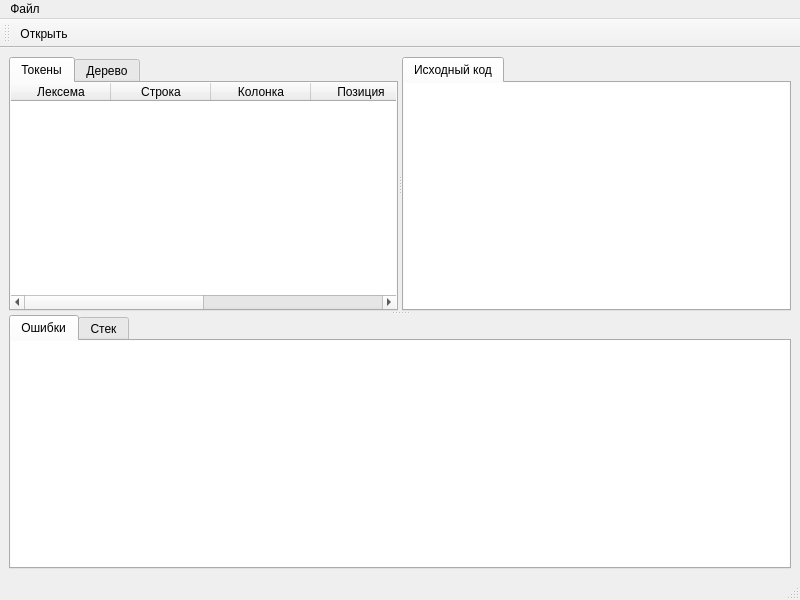
<?xml version="1.0" encoding="UTF-8"?>
<ui version="4.0">
 <class>MainWindow</class>
 <widget class="QMainWindow" name="MainWindow">
  <property name="geometry">
   <rect>
    <x>0</x>
    <y>0</y>
    <width>800</width>
    <height>600</height>
   </rect>
  </property>
  <property name="windowTitle">
   <string>MainWindow</string>
  </property>
  <widget class="QWidget" name="centralwidget">
   <layout class="QVBoxLayout" name="verticalLayout">
    <item>
     <widget class="QSplitter" name="splitter_2">
      <property name="orientation">
       <enum>Qt::Vertical</enum>
      </property>
      <widget class="QSplitter" name="splitter">
       <property name="orientation">
        <enum>Qt::Horizontal</enum>
       </property>
       <widget class="QTabWidget" name="tabWidget">
        <property name="currentIndex">
         <number>0</number>
        </property>
        <widget class="QWidget" name="tabTokens">
         <attribute name="icon">
          <iconset resource="images.qrc">
           <normaloff>:/icons/font.png</normaloff>:/icons/font.png</iconset>
         </attribute>
         <attribute name="title">
          <string>Токены</string>
         </attribute>
         <layout class="QHBoxLayout" name="horizontalLayout">
          <property name="leftMargin">
           <number>0</number>
          </property>
          <property name="topMargin">
           <number>0</number>
          </property>
          <property name="rightMargin">
           <number>0</number>
          </property>
          <property name="bottomMargin">
           <number>0</number>
          </property>
          <item>
           <widget class="QTableWidget" name="tableTokens">
            <property name="frameShape">
             <enum>QFrame::NoFrame</enum>
            </property>
            <property name="editTriggers">
             <set>QAbstractItemView::NoEditTriggers</set>
            </property>
            <property name="selectionMode">
             <enum>QAbstractItemView::SingleSelection</enum>
            </property>
            <property name="selectionBehavior">
             <enum>QAbstractItemView::SelectRows</enum>
            </property>
            <attribute name="horizontalHeaderStretchLastSection">
             <bool>true</bool>
            </attribute>
            <attribute name="verticalHeaderDefaultSectionSize">
             <number>30</number>
            </attribute>
            <column>
             <property name="text">
              <string>Лексема</string>
             </property>
            </column>
            <column>
             <property name="text">
              <string>Строка</string>
             </property>
            </column>
            <column>
             <property name="text">
              <string>Колонка</string>
             </property>
            </column>
            <column>
             <property name="text">
              <string>Позиция</string>
             </property>
            </column>
            <column>
             <property name="text">
              <string>Длина</string>
             </property>
            </column>
            <column>
             <property name="text">
              <string>Класс</string>
             </property>
            </column>
           </widget>
          </item>
         </layout>
        </widget>
        <widget class="QWidget" name="tabTree">
         <attribute name="icon">
          <iconset resource="images.qrc">
           <normaloff>:/icons/chart_organisation.png</normaloff>:/icons/chart_organisation.png</iconset>
         </attribute>
         <attribute name="title">
          <string>Дерево</string>
         </attribute>
         <layout class="QHBoxLayout" name="horizontalLayout_2">
          <property name="leftMargin">
           <number>0</number>
          </property>
          <property name="topMargin">
           <number>0</number>
          </property>
          <property name="rightMargin">
           <number>0</number>
          </property>
          <property name="bottomMargin">
           <number>0</number>
          </property>
          <item>
           <widget class="QTreeWidget" name="treeWidget">
            <property name="frameShape">
             <enum>QFrame::NoFrame</enum>
            </property>
            <column>
             <property name="text">
              <string notr="true">Пусто</string>
             </property>
            </column>
           </widget>
          </item>
         </layout>
        </widget>
       </widget>
       <widget class="QTabWidget" name="tabWidget_2">
        <property name="currentIndex">
         <number>0</number>
        </property>
        <widget class="QWidget" name="tab">
         <attribute name="icon">
          <iconset resource="images.qrc">
           <normaloff>:/icons/page_white_code.png</normaloff>:/icons/page_white_code.png</iconset>
         </attribute>
         <attribute name="title">
          <string>Исходный код</string>
         </attribute>
         <layout class="QHBoxLayout" name="horizontalLayout_6">
          <property name="leftMargin">
           <number>0</number>
          </property>
          <property name="topMargin">
           <number>0</number>
          </property>
          <property name="rightMargin">
           <number>0</number>
          </property>
          <property name="bottomMargin">
           <number>0</number>
          </property>
          <item>
           <widget class="QTextEdit" name="textEditCode">
            <property name="frameShape">
             <enum>QFrame::NoFrame</enum>
            </property>
            <property name="lineWrapMode">
             <enum>QTextEdit::NoWrap</enum>
            </property>
            <property name="readOnly">
             <bool>true</bool>
            </property>
           </widget>
          </item>
         </layout>
        </widget>
       </widget>
      </widget>
      <widget class="QTabWidget" name="tabWidget_3">
       <property name="currentIndex">
        <number>0</number>
       </property>
       <widget class="QWidget" name="tabErrors">
        <attribute name="icon">
         <iconset resource="images.qrc">
          <normaloff>:/icons/cancel.png</normaloff>:/icons/cancel.png</iconset>
        </attribute>
        <attribute name="title">
         <string>Ошибки</string>
        </attribute>
        <layout class="QHBoxLayout" name="horizontalLayout_5">
         <property name="leftMargin">
          <number>0</number>
         </property>
         <property name="topMargin">
          <number>0</number>
         </property>
         <property name="rightMargin">
          <number>0</number>
         </property>
         <property name="bottomMargin">
          <number>0</number>
         </property>
         <item>
          <widget class="QTextEdit" name="textEditError">
           <property name="frameShape">
            <enum>QFrame::NoFrame</enum>
           </property>
           <property name="readOnly">
            <bool>true</bool>
           </property>
          </widget>
         </item>
        </layout>
       </widget>
       <widget class="QWidget" name="tabStack">
        <attribute name="icon">
         <iconset>
          <normaloff>database.png</normaloff>
          <normalon>:/icons/database.png</normalon>database.png</iconset>
        </attribute>
        <attribute name="title">
         <string>Стек</string>
        </attribute>
        <layout class="QHBoxLayout" name="horizontalLayout_4">
         <property name="leftMargin">
          <number>0</number>
         </property>
         <property name="topMargin">
          <number>0</number>
         </property>
         <property name="rightMargin">
          <number>0</number>
         </property>
         <property name="bottomMargin">
          <number>0</number>
         </property>
         <item>
          <widget class="QTextEdit" name="textEdit_2">
           <property name="frameShape">
            <enum>QFrame::NoFrame</enum>
           </property>
          </widget>
         </item>
        </layout>
       </widget>
      </widget>
     </widget>
    </item>
   </layout>
  </widget>
  <widget class="QMenuBar" name="menubar">
   <property name="geometry">
    <rect>
     <x>0</x>
     <y>0</y>
     <width>800</width>
     <height>26</height>
    </rect>
   </property>
   <widget class="QMenu" name="menu">
    <property name="title">
     <string>Файл</string>
    </property>
    <widget class="QMenu" name="menuExamples">
     <property name="title">
      <string>Примеры</string>
     </property>
     <property name="icon">
      <iconset resource="images.qrc">
       <normaloff>:/icons/page_white_stack.png</normaloff>:/icons/page_white_stack.png</iconset>
     </property>
     <addaction name="actionHighlighter"/>
     <addaction name="actionHighlighterH"/>
     <addaction name="actionMain"/>
     <addaction name="actionMainwindow"/>
     <addaction name="actionMainwindowH"/>
     <addaction name="actionToken"/>
     <addaction name="actionTokenH"/>
     <addaction name="actionTokenizer"/>
     <addaction name="actionTokenizerH"/>
     <addaction name="separator"/>
     <addaction name="actionlex_c"/>
     <addaction name="actionexpr_c"/>
     <addaction name="separator"/>
     <addaction name="actionqaxserverbase_cpp"/>
     <addaction name="separator"/>
     <addaction name="actionerror_str_cpp"/>
     <addaction name="actionerror_comm_cpp"/>
     <addaction name="separator"/>
     <addaction name="actiondiff_literals_cpp"/>
    </widget>
    <addaction name="actionOpenFile"/>
    <addaction name="menuExamples"/>
   </widget>
   <addaction name="menu"/>
  </widget>
  <widget class="QStatusBar" name="statusbar"/>
  <widget class="QToolBar" name="toolBar">
   <property name="windowTitle">
    <string>toolBar</string>
   </property>
   <attribute name="toolBarArea">
    <enum>TopToolBarArea</enum>
   </attribute>
   <attribute name="toolBarBreak">
    <bool>false</bool>
   </attribute>
   <addaction name="actionOpenFile"/>
  </widget>
  <action name="actionOpenFile">
   <property name="icon">
    <iconset resource="images.qrc">
     <normaloff>:/icons/folder_page.png</normaloff>:/icons/folder_page.png</iconset>
   </property>
   <property name="text">
    <string>Открыть...</string>
   </property>
   <property name="shortcut">
    <string>Ctrl+O</string>
   </property>
  </action>
  <action name="actionHighlighter">
   <property name="text">
    <string>highlighter.cpp</string>
   </property>
  </action>
  <action name="actionHighlighterH">
   <property name="text">
    <string>highlighter.h</string>
   </property>
  </action>
  <action name="actionMain">
   <property name="text">
    <string>main.cpp</string>
   </property>
  </action>
  <action name="actionMainwindow">
   <property name="text">
    <string>mainwindow.cpp</string>
   </property>
  </action>
  <action name="actionMainwindowH">
   <property name="text">
    <string>mainwindow.h</string>
   </property>
  </action>
  <action name="actionToken">
   <property name="text">
    <string>token.cpp</string>
   </property>
  </action>
  <action name="actionTokenH">
   <property name="text">
    <string>token.h</string>
   </property>
  </action>
  <action name="actionTokenizer">
   <property name="text">
    <string>tokenizer.cpp</string>
   </property>
  </action>
  <action name="actionTokenizerH">
   <property name="text">
    <string>tokenizer.h</string>
   </property>
  </action>
  <action name="actionlex_c">
   <property name="text">
    <string>lex.c</string>
   </property>
  </action>
  <action name="actionexpr_c">
   <property name="text">
    <string>exp.c</string>
   </property>
  </action>
  <action name="actionqaxserverbase_cpp">
   <property name="text">
    <string>qaxserverbase.cpp</string>
   </property>
  </action>
  <action name="actionerror_str_cpp">
   <property name="text">
    <string>error_str.cpp</string>
   </property>
  </action>
  <action name="actionerror_comm_cpp">
   <property name="text">
    <string>error_comm.cpp</string>
   </property>
  </action>
  <action name="actiondiff_literals_cpp">
   <property name="text">
    <string>diff_literals.cpp</string>
   </property>
  </action>
 </widget>
 <resources>
  <include location="images.qrc"/>
 </resources>
 <connections/>
</ui>
